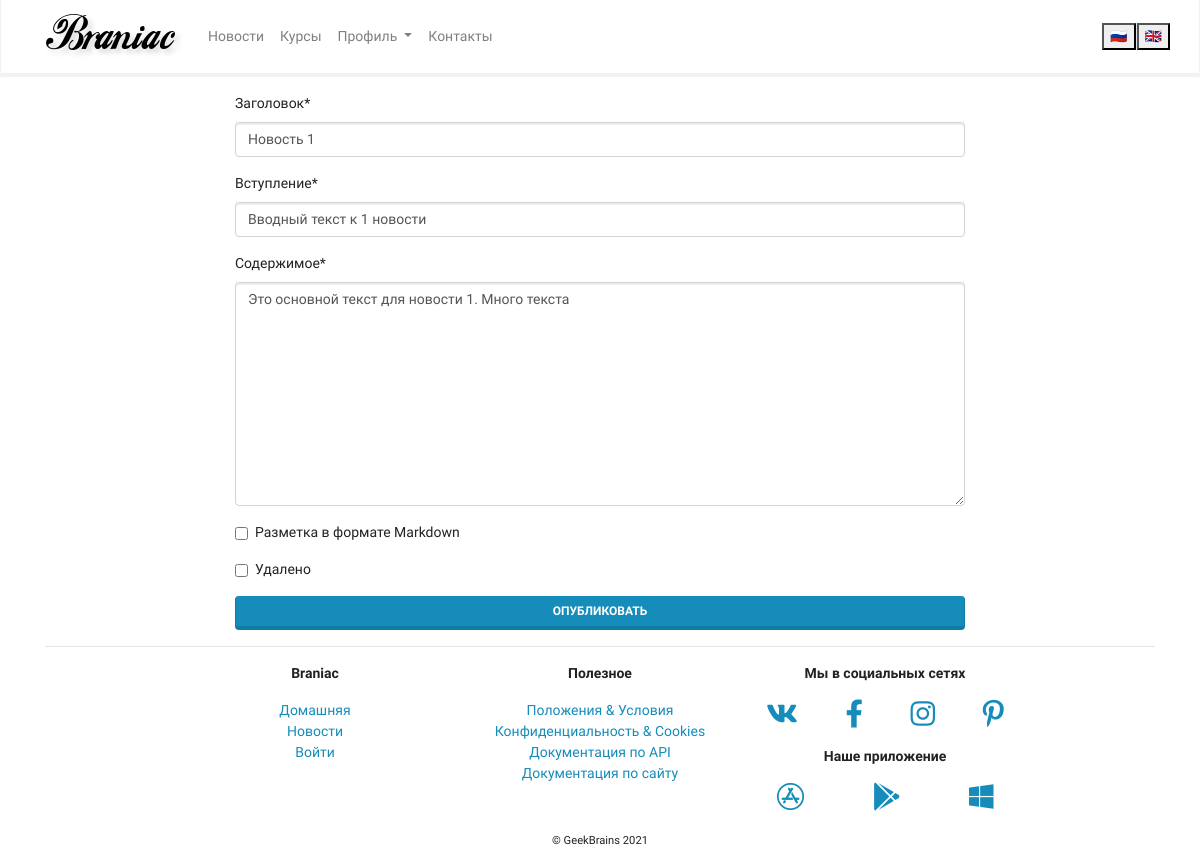
The page /mainapp/news/1/update/ (signed in) on the database as committed earlier.
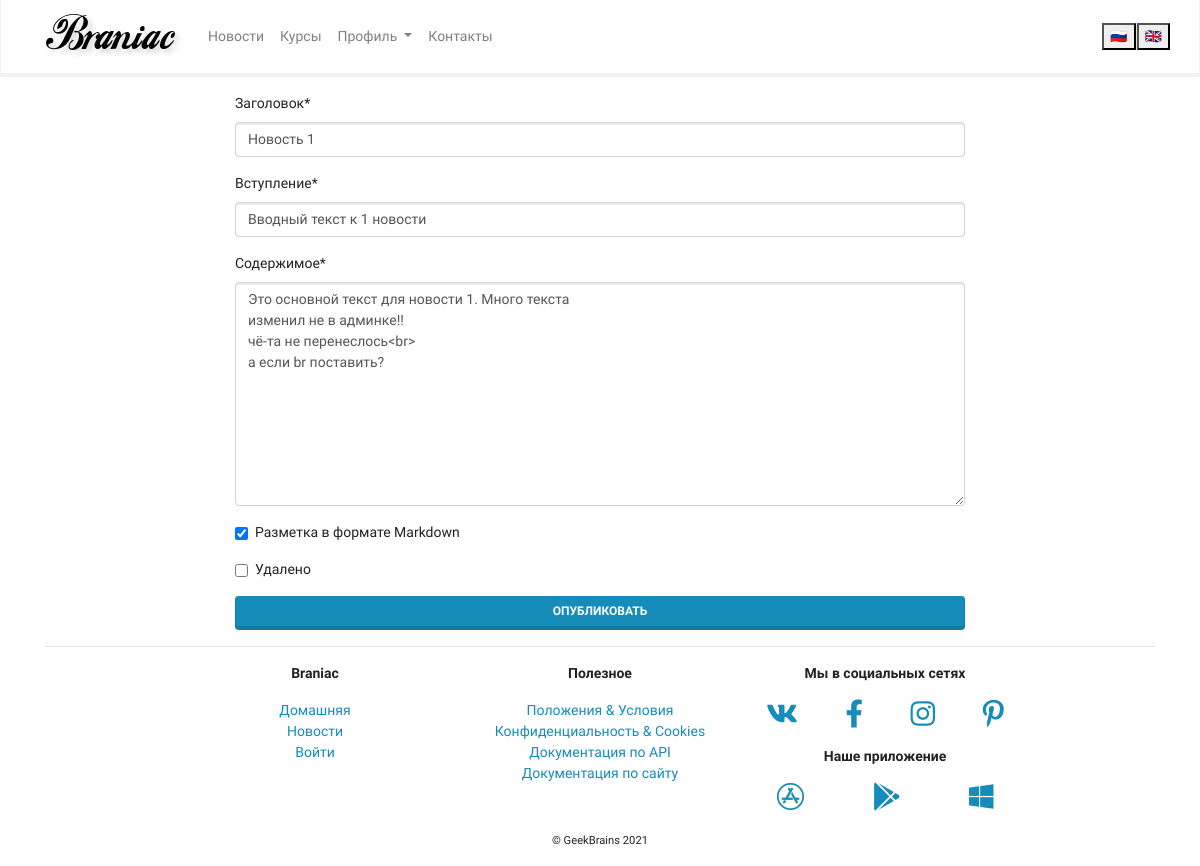
The same page on the database as committed later.
### mainapp/models.py (models this page shows, shortened)
class News(models.Model):  #для этого создаём класс, который наследуется от модуля models и в нём класс Model
    title = models.CharField(max_length=256, verbose_name='Заголовок')  # Это типы полей.
    preamble = models.CharField(max_length=1024, verbose_name='Вступление')
    body = models.TextField(verbose_name='Содержимое')  # сюда с помощью редактора передаётся html-разметка
    body_as_markdown = models.BooleanField(default=False, verbose_name='Разметка в формате Markdown')  # Это указатель,
    created_at = models.DateTimeField(auto_now_add=True, verbose_name='Создан')
    update_at = models.DateTimeField(auto_now=True, verbose_name='Обновлён')  # автоматичеки заполняется
    deleted = models.BooleanField(default=False, verbose_name='Удалено')  # это поле сообщает удалена запись или нет.
    class Meta:
        verbose_name = 'новость'
        verbose_name_plural = 'новости'  # plural - множественное число

### mainapp/views.py (the view)
# urls.py: path('news/<int:pk>/update/', views.NewsUpdateView.as_view(), name='news_update'),  # <int:pk>, где int -
class NewsUpdateView(PermissionRequiredMixin, UpdateView):
    model = News
    fields = '__all__'  # Выводим все поля - форма выведет через криспи. Ключевое слово '__all__' - позволяет вывести
    success_url = reverse_lazy('mainapp:news')  # редирект на список новостей
    permission_required = ('mainapp.change_news',)  # доступы - объявляем права доступа на изменение новостей,

### mainapp/context_processor.py (called while the page is built)
def my_context_processor(request):  # request - поступающий запрос
    return {
        'foo': ' город'  # на нужную страницу добавляем {{ foo }} и там отобразится ' город'
    }

### mainapp/templates/mainapp/news_form.html (shortened to what this page needs)
{% extends 'mainapp/base.html' %}
{% load crispy_forms_tags %}
{% block content %}
<div class="row justify-content-center pt-3">
    <div class="col-md-12 col-lg-8">
      <form method="post">
        {{ form|crispy }}
        <button type="submit" class="btn btn-primary btn-block">
          Опубликовать
        </button>
      </form>
    </div>
</div>
{% endblock content %}

Rows that differ between the two databases and show on the page:
changed News "Новость 1": body "Это основной текст для новости 1. Много текста" → "Это основной текст для новости 1. Много текста изменил не в админке!! чё-та не перенеслось<br> а если br поставить?"; body_as_markdown "☐" → "☑"
